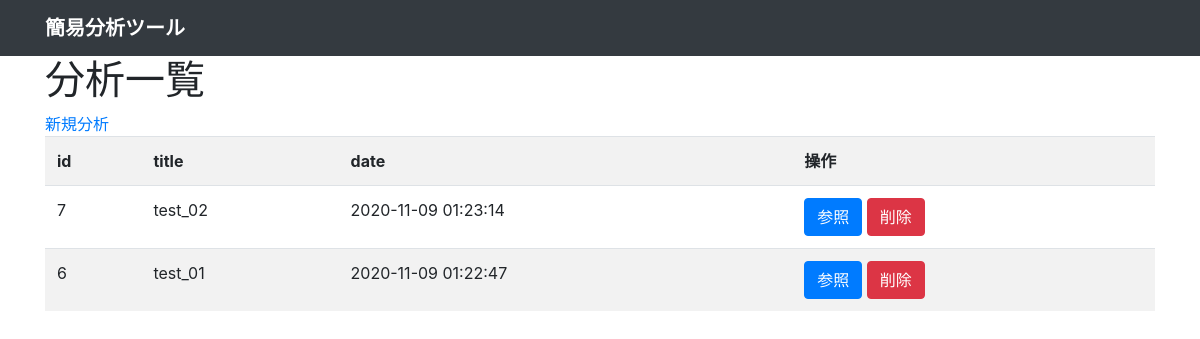
Before: / with the older database file.
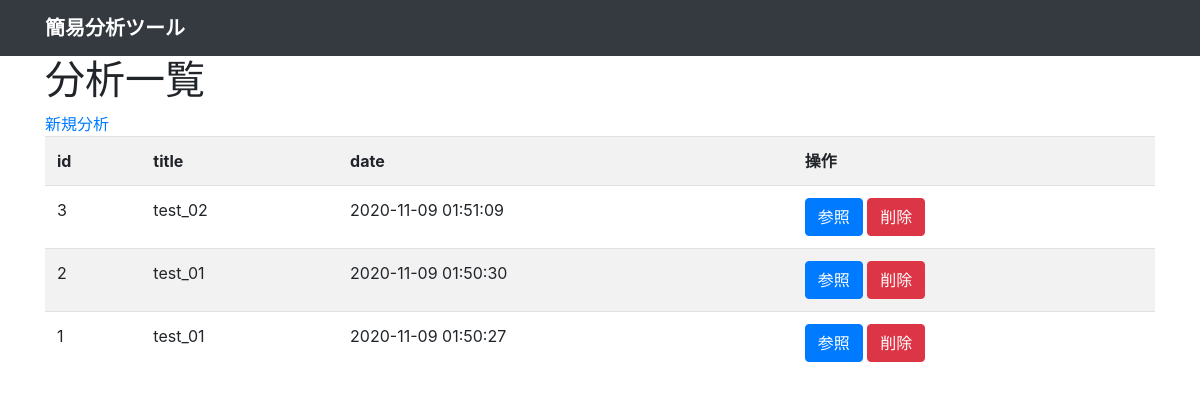
After: the same page with the newer database file.
### tables this page shows
CREATE TABLE results (
  `id` integer primary key autoincrement,
  `title` text not null,
  `data` text not null,
  `img` text not null,
  `created` TIMESTAMP DEFAULT (DATETIME('now','localtime'))
);

### run.py (the view)
@app.route('/')
def index():
    con = get_db()
    results = models.select_all(con)
    return render_template('index.html', results=results)

### models.py (called while the page is built)
def select_all(con):
    cur = con.execute('select id, title, data, img, created from results order by id desc')
    return cur.fetchall()

### run.py (called while the page is built)
def connect_db():
    con = sqlite3.connect(app.config['DATABASE'])
    con.row_factory = sqlite3.Row
    return con

def get_db():
    if not hasattr(g, 'sqlite_db'):
        g.sqlite_db = connect_db()
    return g.sqlite_db

### templates/index.html
{% extends "base.html" %}
{% block body %}
<h1>分析一覧</h1>
<a href="/create">新規分析</a>
<table class="table table-striped table-hover">
    <tr>
        <th>id</th>
        <th>title</th>
        <th>date</th>
        <th>操作</th>
    </tr>
    {% for result in results %}
    <tr>
        <td>{{ result.id }}</td>
        <td>{{ result.title|safe}}</td>
        <td>{{ result.created }}</td>
        <td>
            <a href="/view/{{ result.id }}"><button class="btn btn-primary">参照</button></a>
            <form action="/delete/{{ result.id }}" style="display: inline" method="post">
                <input class="btn btn-danger" type="submit" value="削除" onclick='return confirm("削除しますがよろしいですか？")';>
            </form>
        </td>
    </tr>
    {% endfor %}
</table>
{% endblock %}

### templates/base.html (shortened to what this page needs)
<!doctype html>
<head>
    <link rel="stylesheet" href="https://maxcdn.bootstrapcdn.com/bootstrap/4.0.0/css/bootstrap.min.css"
>
    <link rel="stylesheet" type=text/css href="{{ url_for('static', filename='style.css') }}">
</head>
<body>
<header>
    <div class="navbar navbar-dark bg-dark box-shadow">
        <div class="container d-flex justify-content-between">
            <a href="/" class="navbar-brand d-flex align-items-center">
                <strong>簡易分析ツール</strong>
            </a>
        </div>
    </div>
</header>
<div class="container">
    {% block body %}{% endblock %}
</div>
</body>
</html>

Changed rows visible on the page:
removed results: id "7", title "test_02", created "2020-11-09 01:23:14"
removed results: id "6", title "test_01", created "2020-11-09 01:22:47"
added results: id "3", title "test_02", created "2020-11-09 01:51:09"
added results: id "2", title "test_01", created "2020-11-09 01:50:30"
added results: id "1", title "test_01", created "2020-11-09 01:50:27"
